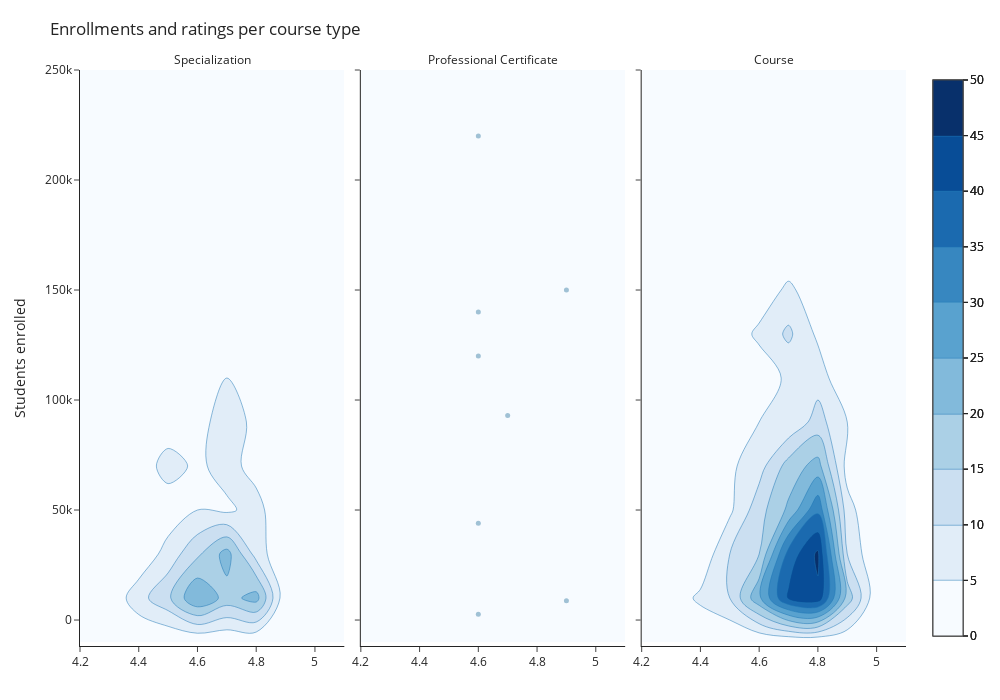

Notebook code for this chart:
### Markdown cell above
In literature up to 0.3 is considered weak positive correlation. Thus, correlation between average number of students enrolled and number of courses per organization is week positive one. This indicates that focusing on this most likely would not be very effective to increase student enrolment. 

*Method chosen was Pearson correlation, because of comparison of values, not ranks. Also, it can be done mainly only if data is normal distributed. In this case that's not fully correct. However, since it's needed to calculate a correlation coefficient, not to it's it's statistical significance, it is okay to be used.*

#### How do course ratings correlate with the number of students enrolled?

### Code cell
fig = px.density_contour(
    df_cleaned, 
    x="course_rating", 
    y="course_students_enrolled", 
    facet_col="course_Certificate_type", 
    template="simple_white",
    width=1000, 
    height=700
)

fig.update_traces(
    contours_coloring="fill", 
    colorscale="Blues",
    zmin=0,
    zmax=50,
    hovertemplate=
        "Students Enrolled: %{y:,.0f}<br>" + 
        "Rating: %{x}<br>" + 
        "Density: %{z}<br>" 
)

fig.update_layout(
    title = "Enrollments and ratings per course type",
    yaxis_title = "Students enrolled",
    xaxis_title = False,
    hoverlabel=dict(
        bgcolor="white",
        bordercolor = "white",
        font=dict(
            color="#494a5e"
        )
    ),
    margin=dict(t=70, b=5)
)

second_facet_data = df_cleaned[df_cleaned['course_Certificate_type'] == "Professional Certificate"]
fig.add_trace(go.Scatter(
    x=second_facet_data['course_rating'],
    y=second_facet_data['course_students_enrolled'],
    mode='markers',
    marker=dict(
        color="#1D6996",
        size=5,
        opacity=0.4
        ),
        name="Professional certificate",
        hovertext=(
            "Title: " + "<b>" + second_facet_data["course_title"].astype(str) + "</b>" +"<br>" + 
            "Students Enrolled: " + second_facet_data["course_students_enrolled"].map(lambda x: f"{x:,.0f}").astype(str) + "<br>" + 
            "Organization: "+ second_facet_data['course_organization'].astype(str) + "<br>" + 
            "Rating: " + second_facet_data['course_rating'].astype(str)
        ),  
    hoverinfo="text"
    ), 
    row=1, 
    col=2,
)

fig.for_each_annotation(lambda a: a.update(text=a.text.split("=")[-1]))
fig.update_xaxes(title='')

fig.show()

### Figure 1 — Plotly figure (JSON) as saved in the notebook; plotly's stock layout.template omitted (floating-point values rounded to 4 significant figures; data arrays with more than 128 entries replaced by an {"elided": "..."} marker saying what was removed)
{"data": [{"colorscale": [[0, "rgb(247,251,255)"], [0.125, "rgb(222,235,247)"], [0.25, "rgb(198,219,239)"], [0.375, "rgb(158,202,225)"], [0.5, "rgb(107,174,214)"], [0.625, "rgb(66,146,198)"], [0.75, "rgb(33,113,181)"], [0.875, "rgb(8,81,156)"], [1, "rgb(8,48,107)"]], "contours": {"coloring": "fill"}, "hovertemplate": "Students Enrolled: %{y:,.0f}<br>Rating: %{x}<br>Density: %{z}<br>", "legendgroup": "", "line": {"color": "#1F77B4"}, "name": "", "showlegend": false, "type": "histogram2dcontour", "x": {"elided": "258 float values"}, "xaxis": "x", "xbingroup": "x", "y": {"elided": "258 int values"}, "yaxis": "y", "ybingroup": "y", "zmax": 50, "zmin": 0}, {"colorscale": [[0, "rgb(247,251,255)"], [0.125, "rgb(222,235,247)"], [0.25, "rgb(198,219,239)"], [0.375, "rgb(158,202,225)"], [0.5, "rgb(107,174,214)"], [0.625, "rgb(66,146,198)"], [0.75, "rgb(33,113,181)"], [0.875, "rgb(8,81,156)"], [1, "rgb(8,48,107)"]], "contours": {"coloring": "fill"}, "hovertemplate": "Students Enrolled: %{y:,.0f}<br>Rating: %{x}<br>Density: %{z}<br>", "legendgroup": "", "line": {"color": "#1F77B4"}, "name": "", "showlegend": false, "type": "histogram2dcontour", "x": [4.6, 4.6, 4.7, 4.6, 4.9, 4.6, 4.9, 4.6], "xaxis": "x2", "xbingroup": "x", "y": [220000, 120000, 93000, 140000, 150000, 44000, 8800, 2600], "yaxis": "y2", "ybingroup": "y", "zmax": 50, "zmin": 0}, {"colorscale": [[0, "rgb(247,251,255)"], [0.125, "rgb(222,235,247)"], [0.25, "rgb(198,219,239)"], [0.375, "rgb(158,202,225)"], [0.5, "rgb(107,174,214)"], [0.625, "rgb(66,146,198)"], [0.75, "rgb(33,113,181)"], [0.875, "rgb(8,81,156)"], [1, "rgb(8,48,107)"]], "contours": {"coloring": "fill"}, "hovertemplate": "Students Enrolled: %{y:,.0f}<br>Rating: %{x}<br>Density: %{z}<br>", "legendgroup": "", "line": {"color": "#1F77B4"}, "name": "", "showlegend": false, "type": "histogram2dcontour", "x": {"elided": "531 float values"}, "xaxis": "x3", "xbingroup": "x", "y": {"elided": "531 int values"}, "yaxis": "y3", "ybingroup": "y", "zmax": 50, "zmin": 0}, {"hoverinfo": "text", "hovertext": ["Title: <b>Ibm Applied Ai</b><br>Students Enrolled: 220,000<br>Organization: Ibm<br>Rating: 4.6", "Title: <b>Data Engineering With Google Cloud</b><br>Students Enrolled: 120,000<br>Organization: Google Cloud<br>Rating: 4.6", "Title: <b>Google It Automation With Python</b><br>Students Enrolled: 93,000<br>Organization: Google<br>Rating: 4.7", "Title: <b>Ibm Ai Engineering</b><br>Students Enrolled: 140,000<br>Organization: Ibm<br>Rating: 4.6", "Title: <b>Arizona State University Tesol</b><br>Students Enrolled: 150,000<br>Organization: Arizona State University<br>Rating: 4.9", "Title: <b>Uci Project Management</b><br>Students Enrolled: 44,000<br>Organization: University Of California, Irvine<br>Rating: 4.6", "Title: <b>Soporte De Tecnologías De La Información De Google</b><br>Students Enrolled: 8,800<br>Organization: Crece Con Google<br>Rating: 4.9", "Title: <b>Sas Visual Business Analytics</b><br>Students Enrolled: 2,600<br>Organization: Sas<br>Rating: 4.6"], "marker": {"color": "#1D6996", "opacity": 0.4, "size": 5}, "mode": "markers", "name": "Professional certificate", "type": "scatter", "x": [4.6, 4.6, 4.7, 4.6, 4.9, 4.6, 4.9, 4.6], "xaxis": "x2", "y": [220000, 120000, 93000, 140000, 150000, 44000, 8800, 2600], "yaxis": "y2"}], "layout": {"annotations": [{"font": {}, "showarrow": false, "text": "Specialization", "x": 0.16, "xanchor": "center", "xref": "paper", "y": 1, "yanchor": "bottom", "yref": "paper"}, {"font": {}, "showarrow": false, "text": "Professional Certificate", "x": 0.5, "xanchor": "center", "xref": "paper", "y": 1, "yanchor": "bottom", "yref": "paper"}, {"font": {}, "showarrow": false, "text": "Course", "x": 0.84, "xanchor": "center", "xref": "paper", "y": 1, "yanchor": "bottom", "yref": "paper"}], "height": 700, "hoverlabel": {"bgcolor": "white", "bordercolor": "white", "font": {"color": "#494a5e"}}, "legend": {"tracegroupgap": 0}, "margin": {"b": 5, "t": 70}, "title": {"text": "Enrollments and ratings per course type"}, "width": 1000, "xaxis": {"anchor": "y", "domain": [0, 0.32], "title": {"text": ""}}, "xaxis2": {"anchor": "y2", "domain": [0.34, 0.66], "matches": "x", "title": {"text": ""}}, "xaxis3": {"anchor": "y3", "domain": [0.68, 1.0], "matches": "x", "title": {"text": ""}}, "yaxis": {"anchor": "x", "domain": [0, 1], "title": {"text": "Students enrolled"}}, "yaxis2": {"anchor": "x2", "domain": [0, 1], "matches": "y", "showticklabels": false}, "yaxis3": {"anchor": "x3", "domain": [0, 1], "matches": "y", "showticklabels": false}}}
